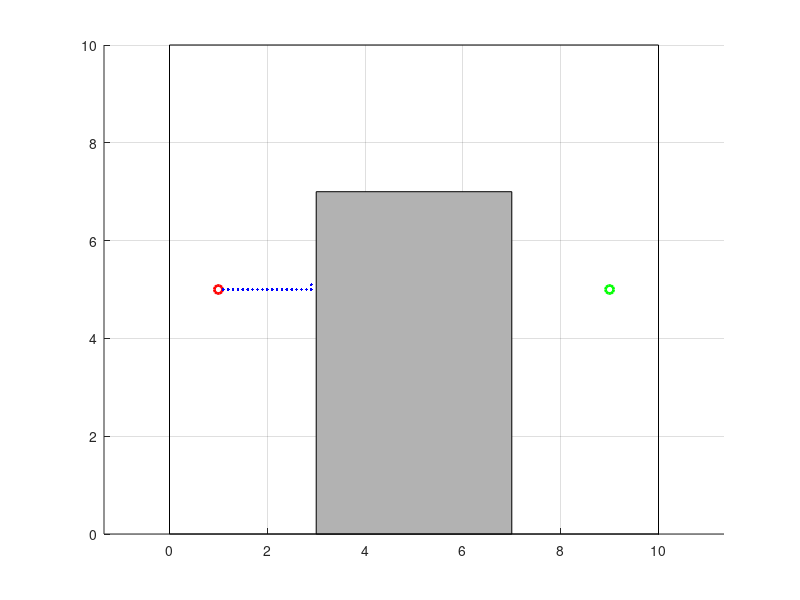

Write MATLAB code to recreate this figure. (Note: this script raises an error after producing the figure.)
% Define Environment
boundary = [0, 0; 10, 0; 10, 10; 0, 10];
obstacle = [3, 0; 7, 0; 7, 7; 3, 7];

% Start and Goal Position
start = [1, 5];
goal = [9, 5];

% Visualization
figure;
hold on;
fill(obstacle(:,1), obstacle(:,2), [0.7, 0.7, 0.7]); % Obstacle
plot(boundary([1:end 1],1), boundary([1:end 1],2), 'k-'); % Boundary
plot(start(1), start(2), 'ro', 'LineWidth', 2);
plot(goal(1), goal(2), 'go', 'LineWidth', 2);
axis equal;
grid on;

% Parameters
stepSize = 0.1;
robotPos = start;
hitPoint = [];
followBoundary = false;

while norm(robotPos - goal) > 0.1
    if ~followBoundary
        direction = (goal - robotPos) / norm(goal - robotPos);
        nextPos = robotPos + stepSize * direction;
        
        if inpolygon(nextPos(1), nextPos(2), obstacle(:,1), obstacle(:,2))
            followBoundary = true;
            hitPoint = robotPos;
            direction = [-direction(2), direction(1)]; % Rotate 90 degrees
            disp('Obstacle hit! Following the boundary.');
        end
    else
        direction = (robotPos - hitPoint) / norm(robotPos - hitPoint);
        direction = [-direction(2), direction(1)]; % Rotate 90 degrees
        nextPos = robotPos + stepSize * direction;
        
        % Check if the robot can move directly to the goal
        lineToGoal = [robotPos; goal];
        [xi, yi] = polyxpoly(lineToGoal(:,1), lineToGoal(:,2), obstacle(:,1), obstacle(:,2));
        
        if isempty(xi) && norm(nextPos - hitPoint) > stepSize
            followBoundary = false;
            disp('Clear path to goal detected, resuming direct navigation.');
        end
    end
    
    robotPos = robotPos + stepSize * direction;
    plot(robotPos(1), robotPos(2), 'b.');
    pause(0.05);
end
disp('Goal reached!');
title('Robot Navigation Path');
